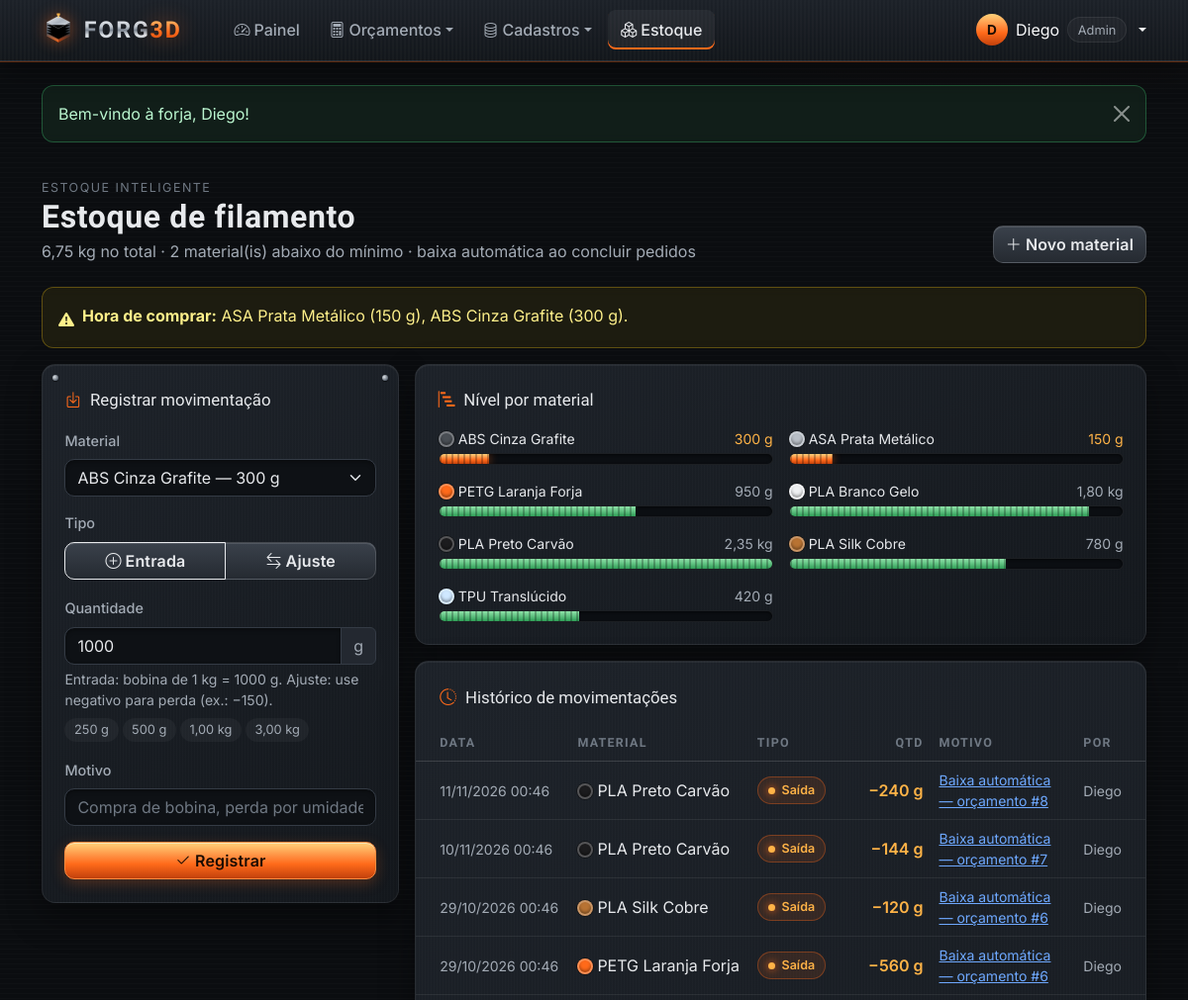
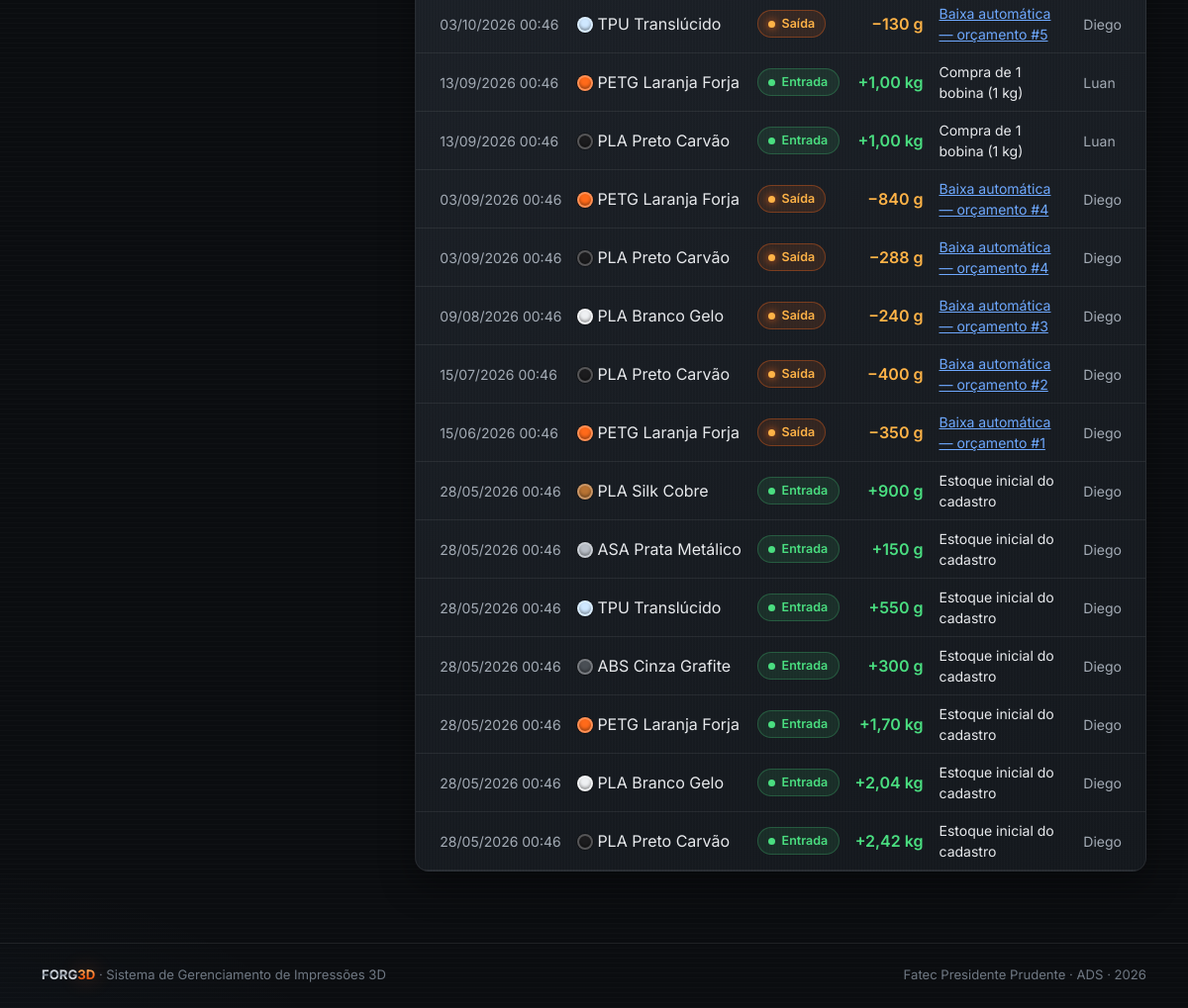
Page /view/estoque.php (signed in) on the committed database (2 pictures, top to bottom).
### tables this page shows
CREATE TABLE materiais (
  id               INT AUTO_INCREMENT PRIMARY KEY,
  tipo             VARCHAR(30)  NOT NULL,
  marca            VARCHAR(60)  NOT NULL,
  cor              VARCHAR(40)  NOT NULL,
  cor_hex          CHAR(7)      NOT NULL DEFAULT '#888888',
  diametro         DECIMAL(4,2) NOT NULL DEFAULT 1.75,
  preco_kg         DECIMAL(8,2) NOT NULL,
  estoque_g        DECIMAL(10,2) NOT NULL DEFAULT 0,
  estoque_minimo_g DECIMAL(10,2) NOT NULL DEFAULT 300,
  criado_em        DATETIME NOT NULL DEFAULT CURRENT_TIMESTAMP
);

CREATE TABLE movimentacoes_estoque (
  id           INT AUTO_INCREMENT PRIMARY KEY,
  material_id  INT NOT NULL,
  tipo         ENUM('entrada','saida','ajuste') NOT NULL,
  quantidade_g DECIMAL(10,2) NOT NULL,
  motivo       VARCHAR(150),
  orcamento_id INT NULL,
  usuario_id   INT NULL,
  criado_em    DATETIME NOT NULL DEFAULT CURRENT_TIMESTAMP,
  FOREIGN KEY (material_id)  REFERENCES materiais(id)  ON DELETE RESTRICT,
  FOREIGN KEY (orcamento_id) REFERENCES orcamentos(id) ON DELETE SET NULL,
  FOREIGN KEY (usuario_id)   REFERENCES usuarios(id)   ON DELETE SET NULL
);

CREATE TABLE usuarios (
  id        INT AUTO_INCREMENT PRIMARY KEY,
  nome      VARCHAR(100) NOT NULL,
  email     VARCHAR(120) NOT NULL UNIQUE,
  senha     VARCHAR(255) NOT NULL,
  nivel     ENUM('admin','operador') NOT NULL DEFAULT 'operador',
  ativo     TINYINT(1) NOT NULL DEFAULT 1,
  criado_em DATETIME NOT NULL DEFAULT CURRENT_TIMESTAMP
);

### processamento/funcoesBD.php (called while the page is built, shortened)
<?php
function conectar(): PDO
{
    static $pdo = null;
    if ($pdo === null) {
        $dsn = 'mysql:host=' . DB_HOST . ';dbname=' . DB_NOME . ';charset=utf8mb4';
        try {
            $pdo = new PDO($dsn, DB_USUARIO, DB_SENHA, [
                PDO::ATTR_ERRMODE            => PDO::ERRMODE_EXCEPTION,
                PDO::ATTR_DEFAULT_FETCH_MODE => PDO::FETCH_ASSOC,
                PDO::ATTR_EMULATE_PREPARES   => false,
            ]);
        } catch (PDOException $e) {
            http_response_code(500);
            die('<h3 style="font-family:sans-serif">Não foi possível conectar ao banco "' . DB_NOME
                . '". Verifique se o MySQL do XAMPP está ligado e se o arquivo banco/forg3d.sql foi importado no phpMyAdmin.</h3>');
        }
    }
    return $pdo;
}
function consultar(string $sql, array $params = []): array
{
    $st = conectar()->prepare($sql);
    $st->execute($params);
    return $st->fetchAll();
}
function listarMateriais(string $busca = ''): array
{
    return consultar('SELECT * FROM materiais WHERE tipo LIKE ? OR marca LIKE ? OR cor LIKE ?
                      ORDER BY tipo, marca, cor', ["%$busca%", "%$busca%", "%$busca%"]);
}
function listarMovimentacoes(int $limite = 40): array
{
    return consultar('SELECT mv.*, m.tipo AS material_tipo, m.cor, m.cor_hex, m.marca, u.nome AS usuario_nome
                      FROM movimentacoes_estoque mv
                      JOIN materiais m ON m.id = mv.material_id
                      LEFT JOIN usuarios u ON u.id = mv.usuario_id
                      ORDER BY mv.criado_em DESC, mv.id DESC LIMIT ' . (int) $limite);
}
function materiaisEmAlerta(): array
{
    return consultar('SELECT * FROM materiais WHERE estoque_g <= estoque_minimo_g ORDER BY (estoque_g / NULLIF(estoque_minimo_g,0))');
}
function h($texto): string
{
    return htmlspecialchars((string) $texto, ENT_QUOTES, 'UTF-8');
}
function gramas($valor): string
{
    $v = (float) $valor;
    return $v >= 1000 ? number_format($v / 1000, 2, ',', '.') . ' kg' : number_format($v, 0, ',', '.') . ' g';
}
function dataBR($data, bool $hora = false): string
{
    return date($hora ? 'd/m/Y H:i' : 'd/m/Y', strtotime($data));
}

### view/estoque.php (the view, shortened to what this page needs)
<?php
$materiais = listarMateriais();
$alertas = materiaisEmAlerta();
$movs = listarMovimentacoes(40);
$totalG = array_sum(array_column($materiais, 'estoque_g'));
require 'includes/topo.php';
?>
<div class="f-cabecalho">
    <div>
        <span class="f-mini">Estoque inteligente</span>
        <h1>Estoque de filamento</h1>
        <p><?= gramas($totalG) ?> no total · <?= count($alertas) ?> material(is) abaixo do mínimo · baixa automática ao concluir pedidos</p>
    </div>
    <a href="cadastroMaterial.php" class="btn btn-aco"><i class="bi bi-plus-lg me-1"></i>Novo material</a>
</div>
<?php if ($alertas): ?>
<div class="alert alert-warning d-flex gap-2 align-items-start">
    <i class="bi bi-exclamation-triangle-fill mt-1"></i>
    <div><strong>Hora de comprar:</strong>
        <?= implode(', ', array_map(fn($m) => h($m['tipo'] . ' ' . $m['cor']) . ' (' . gramas($m['estoque_g']) . ')', $alertas)) ?>.
    </div>
</div>
<?php endif; ?>
<div class="row g-3">
    <div class="col-lg-4">
        <form class="f-card f-rebites" action="../processamento/processamento.php" method="POST">
            <div class="f-card-titulo"><i class="bi bi-box-arrow-in-down"></i>Registrar movimentação</div>
            <div class="mb-3">
                <label class="form-label" for="material_id">Material</label>
                <select class="form-select" id="material_id" name="material_id" required>
                    <?php foreach ($materiais as $m): ?>
                        <option value="<?= $m['id'] ?>"><?= h($m['tipo'] . ' ' . $m['cor']) ?> — <?= gramas($m['estoque_g']) ?></option>
                    <?php endforeach; ?>
                </select>
            </div>
            <div class="mb-3">
                <label class="form-label d-block">Tipo</label>
                <div class="btn-group w-100" role="group">
                    <label class="btn btn-aco" for="tipoEntrada"><i class="bi bi-plus-circle me-1"></i>Entrada</label>
                    <label class="btn btn-aco" for="tipoAjuste"><i class="bi bi-arrow-left-right me-1"></i>Ajuste</label>
                </div>
            </div>
            <div class="mb-2">
                <label class="form-label" for="quantidade_g">Quantidade</label>
                <div class="input-group">
                    <input type="number" step="1" class="form-control" id="quantidade_g" name="quantidade_g" required value="1000">
                    <span class="input-group-text">g</span>
                </div>
                <div class="form-text">Entrada: bobina de 1 kg = 1000 g. Ajuste: use negativo para perda (ex.: −150).</div>
            </div>
            <div class="d-flex flex-wrap gap-1 mb-3">
                <?php foreach ([250, 500, 1000, 3000] as $g): ?>
                    <button type="button" class="f-chip border-0" data-preencher="#quantidade_g" data-valor="<?= $g ?>"><?= gramas($g) ?></button>
                <?php endforeach; ?>
            </div>
            <div class="mb-3">
                <label class="form-label" for="motivo">Motivo</label>
                <input class="form-control" id="motivo" name="motivo" maxlength="150" placeholder="Compra de bobina, perda por umidade...">
            </div>
            <button class="btn btn-forja w-100" type="submit"><i class="bi bi-check2 me-1"></i>Registrar</button>
        </form>
    </div>
    <div class="col-lg-8">
        <div class="f-card mb-3">
            <div class="f-card-titulo"><i class="bi bi-bar-chart-steps"></i>Nível por material</div>
            <div class="row g-3">
                <?php foreach ($materiais as $m):
                    $pct = min(100, $m['estoque_g'] / max(1, $m['estoque_minimo_g'] * 4) * 100);
                    $classe = $m['estoque_g'] <= $m['estoque_minimo_g'] ? ($m['estoque_g'] < $m['estoque_minimo_g'] / 2 ? 'f-critico' : 'f-baixo') : ''; ?>
                    <div class="col-md-6">
                        <div class="d-flex justify-content-between small mb-1">
                            <span><span class="f-cor me-1" style="background:<?= h($m['cor_hex']) ?>"></span><?= h($m['tipo'] . ' ' . $m['cor']) ?></span>
                            <span class="<?= $classe ? '' : 'f-muted' ?>" <?= $classe ? 'style="color:var(--f-brasa-2)"' : '' ?>><?= gramas($m['estoque_g']) ?></span>
                        </div>
                        <div class="f-camadas <?= $classe ?>"><span style="width:<?= round($pct) ?>%"></span></div>
                    </div>
                <?php endforeach; ?>
            </div>
        </div>
        <div class="f-card p-0 overflow-hidden">
            <div class="f-card-titulo px-4 pt-4"><i class="bi bi-clock-history"></i>Histórico de movimentações</div>
            <div class="table-responsive">
                <table class="table f-tabela table-hover">
                    <thead><tr><th class="ps-4">Data</th><th>Material</th><th>Tipo</th><th class="text-end">Qtd</th><th>Motivo</th><th class="pe-4">Por</th></tr></thead>
                    <tbody>
                    <?php foreach ($movs as $mv): ?>
                        <tr>
                            <td class="ps-4 small f-muted text-nowrap"><?= dataBR($mv['criado_em'], true) ?></td>
                            <td class="text-nowrap"><span class="f-cor me-1" style="background:<?= h($mv['cor_hex']) ?>"></span><?= h($mv['material_tipo'] . ' ' . $mv['cor']) ?></td>
                            <td><?= ['entrada' => '<span class="f-status f-status-concluido">Entrada</span>', 'saida' => '<span class="f-status f-status-em_producao">Saída</span>', 'ajuste' => '<span class="f-status f-status-aprovado">Ajuste</span>'][$mv['tipo']] ?></td>
                            <td class="text-end fw-semibold text-nowrap" style="color:<?= $mv['quantidade_g'] >= 0 ? 'var(--f-verde)' : 'var(--f-brasa-2)' ?>">
                                <?= ($mv['quantidade_g'] >= 0 ? '+' : '−') . gramas(abs($mv['quantidade_g'])) ?>
                            </td>
                            <td class="small">
                                <?php if ($mv['orcamento_id']): ?>
                                    <a href="detalheOrcamento.php?id=<?= $mv['orcamento_id'] ?>"><?= h($mv['motivo']) ?></a>
                                <?php else: ?><?= h($mv['motivo']) ?><?php endif; ?>
                            </td>
                            <td class="pe-4 small f-muted"><?= h(explode(' ', $mv['usuario_nome'] ?? '—')[0]) ?></td>
                        </tr>
                    <?php endforeach; ?>
                    </tbody>
                </table>
            </div>
        </div>
    </div>
</div>
<?php require 'includes/rodape.php'; ?>

### rows in the picture
materiais: tipo+cor "ABS Cinza Grafite", estoque_g "300 g", estoque_minimo_g 500 (drawn)
materiais: tipo+cor "ASA Prata Metálico", estoque_g "150 g", estoque_minimo_g 300 (drawn)
materiais: tipo+cor "PETG Laranja Forja", estoque_g "950 g", estoque_minimo_g 400 (drawn)
materiais: tipo+cor "PLA Branco Gelo", estoque_g "1,80 kg", estoque_minimo_g 500 (drawn)
materiais: tipo+cor "PLA Preto Carvão", estoque_g "2,35 kg", estoque_minimo_g 500 (drawn)
materiais: tipo+cor "PLA Silk Cobre", estoque_g "780 g", estoque_minimo_g 300 (drawn)
materiais: tipo+cor "TPU Translúcido", estoque_g "420 g", estoque_minimo_g 250 (drawn)
movimentacoes_estoque: criado_em "11/11/2026 00:46", material.cor "PLA Preto Carvão", tipo "Saída", quantidade_g "240 g", motivo "Baixa automática — orçamento #8", usuario.nome "Diego"
movimentacoes_estoque: criado_em "10/11/2026 00:46", material.cor "PLA Preto Carvão", tipo "Saída", quantidade_g "144 g", motivo "Baixa automática — orçamento #7", usuario.nome "Diego"
movimentacoes_estoque: criado_em "29/10/2026 00:46", material.cor "PLA Silk Cobre", tipo "Saída", quantidade_g "120 g", motivo "Baixa automática — orçamento #6", usuario.nome "Diego"
movimentacoes_estoque: criado_em "29/10/2026 00:46", material.cor "PETG Laranja Forja", tipo "Saída", quantidade_g "560 g", motivo "Baixa automática — orçamento #6", usuario.nome "Diego"
movimentacoes_estoque: criado_em "03/10/2026 00:46", material.cor "TPU Translúcido", tipo "Saída", quantidade_g "130 g", motivo "Baixa automática — orçamento #5", usuario.nome "Diego"
movimentacoes_estoque: criado_em "13/09/2026 00:46", material.cor "PETG Laranja Forja", tipo "Entrada", quantidade_g "1,00 kg", motivo "Compra de 1 bobina (1 kg)", usuario.nome "Luan"
movimentacoes_estoque: criado_em "13/09/2026 00:46", material.cor "PLA Preto Carvão", tipo "Entrada", quantidade_g "1,00 kg", motivo "Compra de 1 bobina (1 kg)", usuario.nome "Luan"
movimentacoes_estoque: criado_em "03/09/2026 00:46", material.cor "PETG Laranja Forja", tipo "Saída", quantidade_g "840 g", motivo "Baixa automática — orçamento #4", usuario.nome "Diego"
movimentacoes_estoque: criado_em "03/09/2026 00:46", material.cor "PLA Preto Carvão", tipo "Saída", quantidade_g "288 g", motivo "Baixa automática — orçamento #4", usuario.nome "Diego"
movimentacoes_estoque: criado_em "09/08/2026 00:46", material.cor "PLA Branco Gelo", tipo "Saída", quantidade_g "240 g", motivo "Baixa automática — orçamento #3", usuario.nome "Diego"
movimentacoes_estoque: criado_em "15/07/2026 00:46", material.cor "PLA Preto Carvão", tipo "Saída", quantidade_g "400 g", motivo "Baixa automática — orçamento #2", usuario.nome "Diego"
movimentacoes_estoque: criado_em "15/06/2026 00:46", material.cor "PETG Laranja Forja", tipo "Saída", quantidade_g "350 g", motivo "Baixa automática — orçamento #1", usuario.nome "Diego"
movimentacoes_estoque: criado_em "28/05/2026 00:46", material.cor "PLA Silk Cobre", tipo "Entrada", quantidade_g "900 g", motivo "Estoque inicial do cadastro", usuario.nome "Diego"
movimentacoes_estoque: criado_em "28/05/2026 00:46", material.cor "ASA Prata Metálico", tipo "Entrada", quantidade_g "150 g", motivo "Estoque inicial do cadastro", usuario.nome "Diego"
movimentacoes_estoque: criado_em "28/05/2026 00:46", material.cor "TPU Translúcido", tipo "Entrada", quantidade_g "550 g", motivo "Estoque inicial do cadastro", usuario.nome "Diego"
movimentacoes_estoque: criado_em "28/05/2026 00:46", material.cor "ABS Cinza Grafite", tipo "Entrada", quantidade_g "300 g", motivo "Estoque inicial do cadastro", usuario.nome "Diego"
movimentacoes_estoque: criado_em "28/05/2026 00:46", material.cor "PETG Laranja Forja", tipo "Entrada", quantidade_g "1,70 kg", motivo "Estoque inicial do cadastro", usuario.nome "Diego"
movimentacoes_estoque: criado_em "28/05/2026 00:46", material.cor "PLA Branco Gelo", tipo "Entrada", quantidade_g "2,04 kg", motivo "Estoque inicial do cadastro", usuario.nome "Diego"
movimentacoes_estoque: criado_em "28/05/2026 00:46", material.cor "PLA Preto Carvão", tipo "Entrada", quantidade_g "2,42 kg", motivo "Estoque inicial do cadastro", usuario.nome "Diego"

### other values in the picture
mb_strtoupper(mb_substr($u['nome'], 0, 1)) "D"
explode(' ', $u['nome'])[0] "Diego"
$aviso['texto'] "Bem-vindo à forja, Diego!"
gramas($totalG) "6,75 kg"
count($alertas) "2"
gramas($g) "250 g"
gramas($g) "500 g"
gramas($g) "1,00 kg"
gramas($g) "3,00 kg"
form field material_id "ABS Cinza Grafite — 300 g"
